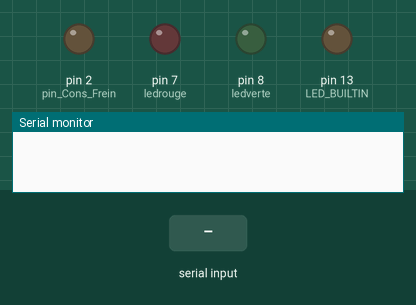
This sketch was run on a simulated Arduino Mega 2560, built with avr-gcc and run on an emulated ATmega2560. On the bench: output pins drawn as LEDs (lit = HIGH), the last lines printed to the serial monitor. Dashed ring = blinking. The inputs (shaded band) are chosen by the test bench.

Above: at 1.2 s.
1.3 s: "A" received over Serial
At 1.55 s:
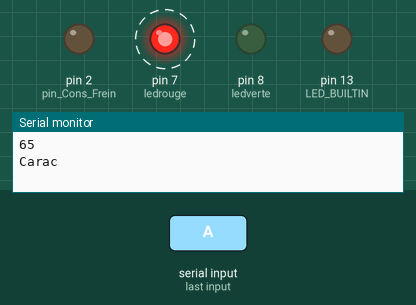
4.3 s: "a" received over Serial
At 6.45 s:
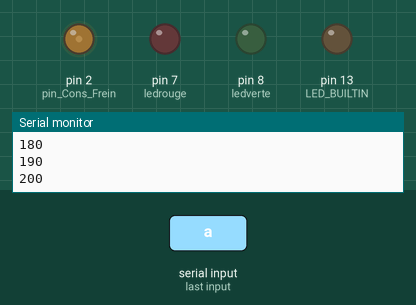
At 14.75 s:
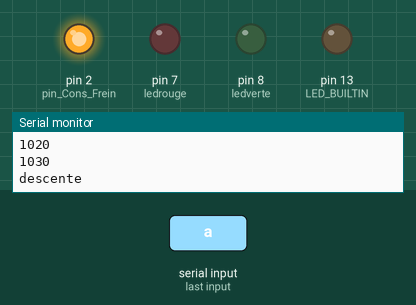
Timing chart, 0 to 19.3 s (numbered marks = the images above; inputs shaded):
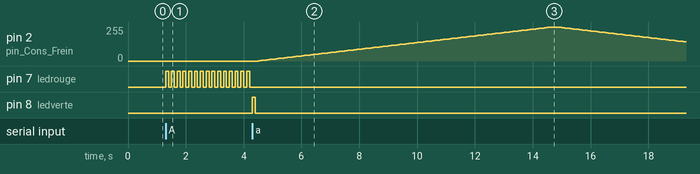

Measured:
- after the input at 1.3 s, pin 7 (ledrouge): alternates HIGH for 0.10 s and LOW for 0.10 s, starting at once
- after the input at 4.3 s, pin 2 (pin_Cons_Frein): rises from 0/255 to 255/255 in 10.1 s, then falls to 145/255 in 4.6 s; pin 7 (ledrouge): stops changing and stays LOW; pin 8 (ledverte): LOW → HIGH at once, → LOW 0.10 s later

The sketch:

test_CompletV1.ino
```cpp
#define Freq_PWN 500    //frequence de la PWN à 500Hz (non utilisé)
#define pin_Cons_Frein 2    //utilise la broche 2 de l'arduino pour la generation de la pwm

int val = 0;
bool etatcycle = false;
bool etatcarac = false;
int message = 0;
int ledrouge = 7;
int ledverte = 8;

unsigned long previousMillis = 0;
unsigned long currentMillis = 0;
const long interval = 100;


//////////////////////////////////////////////////////////////
void setup()
{
  Serial.begin(9600);
  pinMode(ledrouge, OUTPUT);
  pinMode(ledverte, OUTPUT);
  pinMode(LED_BUILTIN, OUTPUT);
}
//////////////////////////////////////////////////////////////
void loop()
{
  if (Serial.available())  {
    message = Serial.read();//-'0';  // on soustrait le caractère 0, qui vaut 48 en ASCII
    if (message == 65){

      etatcarac = true;
      etatcycle = false;

    }
    else if (message == 97){

      etatcycle = true;
      etatcarac = false;
    }
  }
  if (etatcarac == true)
  {
    digitalWrite(ledrouge, HIGH);
    delay(100);
    digitalWrite(ledrouge, LOW);
    Serial.println(message);
    delay(100);
    Serial.println("Carac");
    CaracAuto();
  }
  if (etatcycle == true)
  {
    digitalWrite(ledverte, HIGH);
    delay(100);
    digitalWrite(ledverte, LOW);
    Serial.println(message);
    delay(100);
    Serial.println("cycleAuto");
    CycleAuto();
  }

}
//////////////////////////////////////////////////////////////
void CaracAuto(){

}
//////////////////////////////////////////////////////////////
void CycleAuto(){
  cyclemonte();
  cycledescente();
}

//////////////////////////////////////////////////////////////
void cyclemonte(){
  currentMillis = 0;
  Serial.println("montee");                               // pour test
//  Serial.println(val);
  //val=800;
  while(val<=1023){
    currentMillis = millis();
    if (currentMillis - previousMillis >= interval) {
      previousMillis = currentMillis;
      val=val+10;
      int val2= val/4;
      if(val2>=255){
        val2=255;
      }
      Serial.println(val);                  // pour test
      analogWrite(pin_Cons_Frein, val2);    //Pwm varian entre 0 et 255
    }
  }
}
//////////////////////////////////////////////////////////////
void cycledescente(){
  currentMillis = 0;
  Serial.println("descente");               // pour test
//  Serial.println(val);
  //val=800;
  while(val>=0){
    currentMillis = millis();
    if (currentMillis - previousMillis >= interval) {
      previousMillis = currentMillis;
      val=val-10;
      int val2= val/4;
      if(val2<=0){
        val2=0;
      }
      Serial.println(val);                  // pour test
      analogWrite(pin_Cons_Frein, val2);    //Pwm varian entre 255 et 0
    }
  }
}
```
